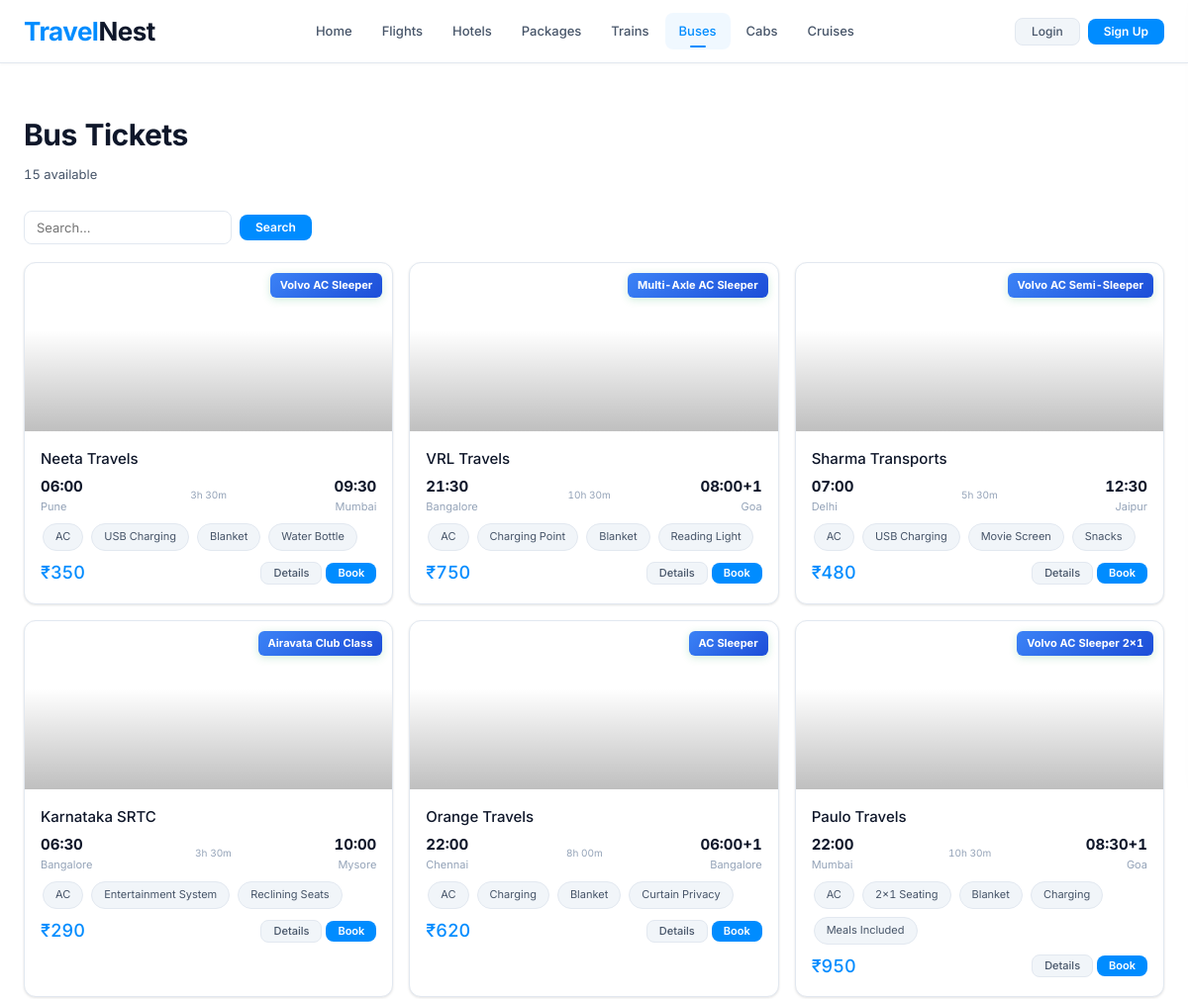
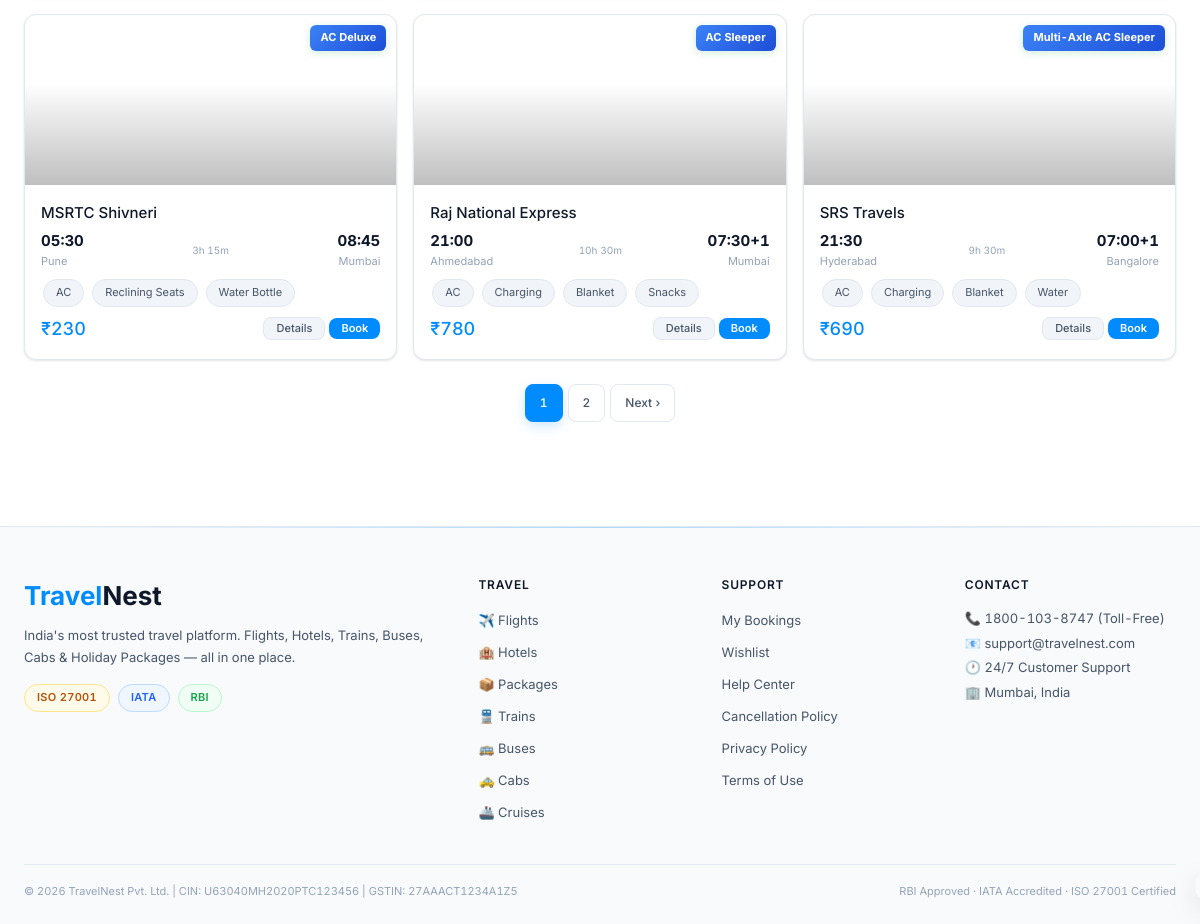
The app's page /buses.php with its own data (2 pictures, top to bottom).
### tables this page shows
CREATE TABLE IF NOT EXISTS buses (
    id INT AUTO_INCREMENT PRIMARY KEY,
    operator_name VARCHAR(100) NOT NULL,
    from_city VARCHAR(80) NOT NULL,
    to_city VARCHAR(80) NOT NULL,
    departure_time VARCHAR(10) NOT NULL,
    arrival_time VARCHAR(15) NOT NULL,
    duration VARCHAR(20) NOT NULL,
    bus_type VARCHAR(80),
    price DECIMAL(8,2) NOT NULL,
    seats_available INT DEFAULT 30,
    rating DECIMAL(2,1) DEFAULT 4.0,
    amenities TEXT,
    is_active TINYINT(1) DEFAULT 1,
    created_at TIMESTAMP DEFAULT CURRENT_TIMESTAMP
);

### includes/db.php (called while the page is built, shortened)
<?php
class DB {
    private static ?PDO $pdo=null;
    public static function conn():PDO{
        if(!self::$pdo){
            try{
                self::$pdo=new PDO("mysql:host=".DB_HOST.";dbname=".DB_NAME.";charset=utf8mb4",DB_USER,DB_PASS,[
                    PDO::ATTR_ERRMODE=>PDO::ERRMODE_EXCEPTION,
                    PDO::ATTR_DEFAULT_FETCH_MODE=>PDO::FETCH_ASSOC,
                    PDO::ATTR_EMULATE_PREPARES=>false
                ]);
            }catch(PDOException $e){
                die('<div style="font-family:monospace;background:#fee;color:#900;padding:20px;margin:20px;border-radius:8px"><b>DB Error:</b> '.$e->getMessage().'<br><br>Check includes/config.php and run database.sql</div>');
            }
        }
        return self::$pdo;
    }
    public static function q(string $sql,array $p=[]):PDOStatement{
        $s=self::conn()->prepare($sql);$s->execute($p);return $s;
    }
    public static function all(string $sql,array $p=[]):array{return self::q($sql,$p)->fetchAll();}
    public static function val(string $sql,array $p=[]):mixed{return self::q($sql,$p)->fetchColumn();}
    public static function paginate(string $sql,array $p,int $pg,int $pp=PER_PAGE):array{
        $total=(int)self::val("SELECT COUNT(*) FROM ($sql) _c",$p);
        $off=($pg-1)*$pp;
        $rows=self::all("$sql LIMIT $pp OFFSET $off",$p);
        return['data'=>$rows,'total'=>$total,'page'=>$pg,'per_page'=>$pp,'last'=>(int)ceil($total/$pp)];
    }
}

### buses.php (the view, shortened to what this page needs)
<?php
$q=clean($_GET['q']??'');$pg=max(1,(int)($_GET['pg']??1));
$w=['is_active=1'];$p=[];
$res=DB::paginate("SELECT * FROM buses WHERE ".implode(' AND ',$w)." ORDER BY id ASC",$p,$pg);
$busImages=[
  'Neeta Travels'=>'https://images.unsplash.com/photo-1544620347-c4fd4a3d5957?w=400&h=300&fit=crop',
  'VRL Travels'=>'https://images.unsplash.com/photo-1570125909232-eb263c188f7e?w=400&h=300&fit=crop',
  'Sharma Transports'=>'https://images.unsplash.com/photo-1561361513-2d000a50f0dc?w=400&h=300&fit=crop',
  'Karnataka SRTC'=>'https://images.unsplash.com/photo-1558618666-fcd25c85f82e?w=400&h=300&fit=crop',
  'Orange Travels'=>'https://images.unsplash.com/photo-1557223562-6c77ef16210f?w=400&h=300&fit=crop',
  'Paulo Travels'=>'https://images.unsplash.com/photo-1464219789935-c2d9d9aba644?w=400&h=300&fit=crop',
  'MSRTC Shivneri'=>'https://images.unsplash.com/photo-1597659840241-37e2b4b0add4?w=400&h=300&fit=crop',
  'Raj National Express'=>'https://images.unsplash.com/photo-1600585154340-be6161a56a0c?w=400&h=300&fit=crop',
  'SRS Travels'=>'https://images.unsplash.com/photo-1494515843206-f3117d3f51b7?w=400&h=300&fit=crop',
  'Parveen Travels'=>'https://images.unsplash.com/photo-1586191582066-4f5be7e55867?w=400&h=300&fit=crop',
  'Green Line Travels'=>'https://images.unsplash.com/photo-1613467663874-fcd2bb3df1d2?w=400&h=300&fit=crop',
  'Kallada Travels'=>'https://images.unsplash.com/photo-1599835090765-931f8bcee7f0?w=400&h=300&fit=crop',
  'RSRTC Volvo'=>'https://images.unsplash.com/photo-1619735010143-c8e2d2e8c9ee?w=400&h=300&fit=crop',
  'Hans Travels'=>'https://images.unsplash.com/photo-1507003211169-0a1dd7228f2d?w=400&h=300&fit=crop',
];
$defaultBusImg='https://images.unsplash.com/photo-1544620347-c4fd4a3d5957?w=400&h=300&fit=crop';
require_once __DIR__.'/includes/header.php';?>
<div class="sec">
  <h2 class="stitle">Bus Tickets</h2><p class="ssub"><?=$res['total']?> available</p>
  <form method="GET" class="fbar mb16">
    <input name="q" value="<?=clean($q)?>" placeholder="Search...">
    <button type="submit" class="btn btn-primary btn-sm">Search</button>
  </form>
  <div style="display:grid;grid-template-columns:repeat(auto-fill,minmax(340px,1fr));gap:16px">
  <?php foreach($res['data'] as $item):
    $nm=$item['operator_name']??'';
    $pr=$item['price']??0;
    $busImg=$busImages[$nm]??$defaultBusImg;
  ?>
  <div class="hc" style="cursor:pointer" onclick="showBuse(<?=$item['id']?>)">
    <div class="hc-img" style="background:url('<?=$busImg?>') center/cover no-repeat;height:170px">
      <span class="rb" style="background:linear-gradient(135deg,#3b82f6,#1d4ed8);color:#fff;font-size:11px"><?=$item['bus_type']?></span>
    </div>
    <div class="hc-body">
      <div class="fw5 mb4" style="font-size:15px"><?=clean($nm)?></div>
      <?php if(isset($item['departure_time'])):?>
      <div class="flex g8 mt6 mb6" style="align-items:center">
        <div><div style="font-size:15px;font-weight:700"><?=$item['departure_time']?></div><div class="xs"><?=clean($item['from_city']??'')?></div></div>
        <div style="flex:1;border-top:1px dashed rgba(255,255,255,.15);margin:0 6px;position:relative"><span style="position:absolute;top:-9px;left:50%;transform:translateX(-50%);background:var(--card);padding:0 4px;font-size:10px;color:var(--text3)"><?=clean($item['duration']??'')?></span></div>
        <div class="tr"><div style="font-size:15px;font-weight:700"><?=$item['arrival_time']??''?></div><div class="xs"><?=clean($item['to_city']??'')?></div></div>
      </div>
      <?php endif;?>
      <?php if(isset($item['amenities'])):?><div class="flex wrap-x g4r mb6"><?php foreach(amenArr($item['amenities']) as $am):?><span class="chip"><?=clean($am)?></span><?php endforeach;?></div><?php endif;?>
      <div class="flex sb mt6">
        <div><span class="acc fw5" style="font-size:18px"><?=rupee($pr)?></span></div>
        <div class="flex g4r">
          <button class="btn btn-ghost btn-xs" onclick="event.stopPropagation();showBuse(<?=$item['id']?>)">Details</button>
          <a href="<?=BASE?>/book.php?type=buse&id=<?=$item['id']?>" class="btn btn-primary btn-xs" onclick="event.stopPropagation()">Book</a>
        </div>
      </div>
    </div>
  </div>
  <?php endforeach;?>
  </div>
  <?=pagLinks($res['page'],$res['last'],BASE."/buses.php?q=".urlencode($q))?>
</div>
<?php require_once __DIR__.'/includes/footer.php';?>

### includes/header.php (shortened to what this page needs)
<?php
$_me = me();
$_pg = basename($_SERVER['SCRIPT_NAME'],'.php');
?><!DOCTYPE html>
<html lang="en">
<head>
<link rel="stylesheet" href="<?= BASE ?>/assets/css/style.css">
</head>
<body>
<div class="toast" id="toast"></div>
<nav class="main-nav">
  <a class="logo" href="<?= BASE ?>/index.php">Travel<span>Nest</span></a>
  <div class="nav-links">
    <?php
    $navs = [
      'index'   => 'Home',
      'flights' => 'Flights',
      'hotels'  => 'Hotels',
      'packages'=> 'Packages',
      'trains'  => 'Trains',
      'buses'   => 'Buses',
      'cabs'    => 'Cabs',
      'cruises' => 'Cruises',
    ];
    foreach($navs as $p => $l){
      $isOn = ($_pg === $p) || ($_pg === 'home' && $p === 'index');
      $cls  = $isOn ? 'nb on' : 'nb';
      echo "<a class='$cls' href='".BASE."/$p.php'>$l</a>";
    }
    ?>
  </div>
  <div class="nav-right">
    <?php if($_me): ?>
      <?php if($_me['role'] === 'admin'): ?>
        <span class="tag t-gold" style="font-size:11px">Admin</span>
        <a class="btn btn-primary btn-sm" href="<?= BASE ?>/admin/index.php">Dashboard</a>
        <a class="btn btn-ghost btn-sm"   href="<?= BASE ?>/logout.php">Logout</a>
      <?php else: ?>
        <span class="sm" style="color:var(--text2)">Hi, <?= clean(explode(' ',$_me['name'])[0]) ?></span>
        <a class="btn btn-ghost btn-sm" href="<?= BASE ?>/wishlist.php"  title="Wishlist">❤️</a>
        <a class="btn btn-ghost btn-sm" href="<?= BASE ?>/bookings.php">My Bookings</a>
        <a class="btn btn-ghost btn-sm" href="<?= BASE ?>/logout.php">Logout</a>
      <?php endif; ?>
    <?php else: ?>
      <a class="btn btn-ghost btn-sm"   href="<?= BASE ?>/login.php">Login</a>
      <a class="btn btn-primary btn-sm" href="<?= BASE ?>/register.php">Sign Up</a>
    <?php endif; ?>
  </div>
</nav>

### includes/functions.php (shortened to what this page needs)
<?php
function loggedIn():bool{return isset($_SESSION['uid']);}
function me():array|false{
    if(!loggedIn())return false;
    return DB::one("SELECT * FROM users WHERE id=?",[$_SESSION['uid']]);
}
function clean(string $v):string{return htmlspecialchars(trim($v),ENT_QUOTES,'UTF-8');}
function rupee(float $n):string{return '₹'.number_format($n,0,'.',',');}
function pagLinks(int $cur,int $last,string $base):string{
    $o='<div class="pag">';
    for($i=max(1,$cur-2);$i<=min($last,$cur+2);$i++)
        $o.="<a class='pgb".($i===$cur?' on':'')."' href='{$base}&pg=$i'>$i</a>";
    if($cur<$last)$o.="<a class='pgb' href='{$base}&pg=".($cur+1)."'>Next ›</a>";
    return $o.'</div>';
}
function amenArr(string $s):array{return array_filter(array_map('trim',explode(',',$s)));}

### includes/footer.php (shortened to what this page needs)
<footer>
  <div class="ft-grid">
    <div>
      <div class="ft-logo">Travel<span>Nest</span></div>
      <p class="sm mt8" style="line-height:1.7">India's most trusted travel platform. Flights, Hotels, Trains, Buses, Cabs &amp; Holiday Packages — all in one place.</p>
      <div class="flex g8 mt16">
        <span class="tag t-gold">ISO 27001</span>
        <span class="tag t-blue">IATA</span>
        <span class="tag t-green">RBI</span>
      </div>
    </div>
    <div>
      <div class="ft-h">Travel</div>
      <ul class="ft-list">
        <li><a href="<?= BASE ?>/flights.php">✈️ Flights</a></li>
        <li><a href="<?= BASE ?>/hotels.php">🏨 Hotels</a></li>
        <li><a href="<?= BASE ?>/packages.php">📦 Packages</a></li>
        <li><a href="<?= BASE ?>/trains.php">🚆 Trains</a></li>
        <li><a href="<?= BASE ?>/buses.php">🚌 Buses</a></li>
        <li><a href="<?= BASE ?>/cabs.php">🚕 Cabs</a></li>
        <li><a href="<?= BASE ?>/cruises.php">🚢 Cruises</a></li>
      </ul>
    </div>
    <div>
      <div class="ft-h">Support</div>
      <ul class="ft-list">
        <li><a href="<?= BASE ?>/bookings.php">My Bookings</a></li>
        <li><a href="<?= BASE ?>/wishlist.php">Wishlist</a></li>
        <li><a href="#">Help Center</a></li>
        <li><a href="#">Cancellation Policy</a></li>
        <li><a href="#">Privacy Policy</a></li>
        <li><a href="#">Terms of Use</a></li>
      </ul>
    </div>
    <div>
      <div class="ft-h">Contact</div>
      <p class="sm mb4">📞 1800-103-8747 (Toll-Free)</p>
      <p class="sm mb4">📧 support@travelnest.com</p>
      <p class="sm mb4">🕐 24/7 Customer Support</p>
      <p class="sm">🏢 Mumbai, India</p>
    </div>
  </div>
  <div class="ft-bot">
    <span>© <?= date('Y') ?> TravelNest Pvt. Ltd. | CIN: U63040MH2020PTC123456 | GSTIN: 27AAACT1234A1Z5</span>
    <span>RBI Approved · IATA Accredited · ISO 27001 Certified</span>
  </div>
</footer>
</body>
</html>

### records on screen
buses: bus_type "Volvo AC Sleeper", operator_name "Neeta Travels", departure_time "06:00", from_city "Pune", duration "3h 30m", arrival_time "09:30", to_city "Mumbai", amenities "AC", amenities "USB Charging", amenities "Blanket", amenities "Water Bottle", price "₹350"
buses: bus_type "Multi-Axle AC Sleeper", operator_name "VRL Travels", departure_time "21:30", from_city "Bangalore", duration "10h 30m", arrival_time "08:00+1", to_city "Goa", amenities "AC", amenities "Charging Point", amenities "Blanket", amenities "Reading Light", price "₹750"
buses: bus_type "Volvo AC Semi-Sleeper", operator_name "Sharma Transports", departure_time "07:00", from_city "Delhi", duration "5h 30m", arrival_time "12:30", to_city "Jaipur", amenities "AC", amenities "USB Charging", amenities "Movie Screen", amenities "Snacks", price "₹480"
buses: bus_type "Airavata Club Class", operator_name "Karnataka SRTC", departure_time "06:30", from_city "Bangalore", duration "3h 30m", arrival_time "10:00", to_city "Mysore", amenities "AC", amenities "Entertainment System", amenities "Reclining Seats", price "₹290"
buses: bus_type "AC Sleeper", operator_name "Orange Travels", departure_time "22:00", from_city "Chennai", duration "8h 00m", arrival_time "06:00+1", to_city "Bangalore", amenities "AC", amenities "Charging", amenities "Blanket", amenities "Curtain Privacy", price "₹620"
buses: bus_type "Volvo AC Sleeper 2x1", operator_name "Paulo Travels", departure_time "22:00", from_city "Mumbai", duration "10h 30m", arrival_time "08:30+1", to_city "Goa", amenities "AC", amenities "2x1 Seating", amenities "Blanket", amenities "Charging", amenities "Meals Included", price "₹950"
buses: bus_type "AC Deluxe", operator_name "MSRTC Shivneri", departure_time "05:30", from_city "Pune", duration "3h 15m", arrival_time "08:45", to_city "Mumbai", amenities "AC", amenities "Reclining Seats", amenities "Water Bottle", price "₹230"
buses: bus_type "AC Sleeper", operator_name "Raj National Express", departure_time "21:00", from_city "Ahmedabad", duration "10h 30m", arrival_time "07:30+1", to_city "Mumbai", amenities "AC", amenities "Charging", amenities "Blanket", amenities "Snacks", price "₹780"
buses: bus_type "Multi-Axle AC Sleeper", operator_name "SRS Travels", departure_time "21:30", from_city "Hyderabad", duration "9h 30m", arrival_time "07:00+1", to_city "Bangalore", amenities "AC", amenities "Charging", amenities "Blanket", amenities "Water", price "₹690"

### other values on screen
$l "Home"
$l "Flights"
$l "Hotels"
$l "Packages"
$l "Trains"
$l "Buses"
$l "Cabs"
$l "Cruises"
$res['total'] "15"
